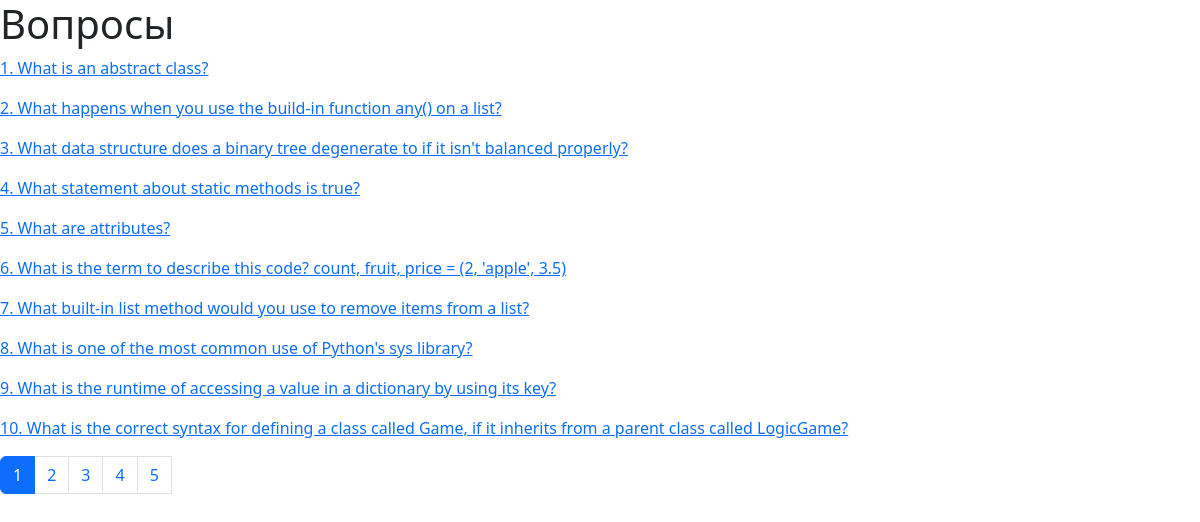
The page / on the database its author committed.
### mylinkedtest/models.py (models this page shows, shortened)
class Question(models.Model):
    text = models.TextField(max_length=500)
    q_number = models.IntegerField()
    help_link = models.CharField(max_length=500, default="-")
    comment = models.TextField(max_length=500, default="-")

### mylinkedtest/views.py (the view)
# urls.py: path('', Questions.as_view(), name='my_q'),
class Questions(ListView):
    model = Question
    paginate_by = 10
    context_object_name = 'questions'

### mylinkedtest/templates/mylinkedtest/question_list.html (shortened to what this page needs)
{% extends 'base.html' %}
{% block content %}
<h1>Вопросы</h1>
{% for ask in questions %}
<p>
    <a href="/{{ ask.q_number }}" >{{ ask.q_number }}. {{ ask.text }}</a>
</p>
{% endfor %}
    <div class="pag">
            {% if page_obj.has_other_pages %}
            <nav aria-label="Page navigation example">
              <ul class="pagination">
                  {% for p in page_obj.paginator.page_range %}
                    {% if page_obj.number == p %}
                        <li class="page-item active"><a class="page-link"  href="?page={{ p }}">{{ p }}</a></li>
                    {% elif p > page_obj.number|add:-5 and p < page_obj.number|add:+5 %}
                        <li class="page-item"><a class="page-link" href="?page={{ p }}">{{ p }}</a></li>
                    {% endif %}
                  {% endfor %}
              </ul>
            </nav>
            {% endif %}
    </div>
{% endblock %}

### mylinkedtest/templates/base.html (shortened to what this page needs)
<!DOCTYPE html>
<html lang="en">
<head>
    <link href="https://cdn.jsdelivr.net/npm/bootstrap@5.3.0/dist/css/bootstrap.min.css" rel="stylesheet">
</head>
<body>
{% block content %}
{% endblock %}
</body>
</html>

### rows shown on the page
Question: q_number "1", text "What is an abstract class?"
Question: q_number "2", text "What happens when you use the build-in function any() on a list?"
Question: q_number "3", text "What data structure does a binary tree degenerate to if it isn't balanced properly?"
Question: q_number "4", text "What statement about static methods is true?"
Question: q_number "5", text "What are attributes?"
Question: q_number "6", text "What is the term to describe this code? count, fruit, price = (2, 'apple', 3.5)"
Question: q_number "7", text "What built-in list method would you use to remove items from a list?"
Question: q_number "8", text "What is one of the most common use of Python's sys library?"
Question: q_number "9", text "What is the runtime of accessing a value in a dictionary by using its key?"
Question: q_number "10", text "What is the correct syntax for defining a class called Game, if it inherits from a parent class called LogicGame?"

### other values the page prints
{{ p }} "1"
{{ p }} "2" "3" "4" "5"
